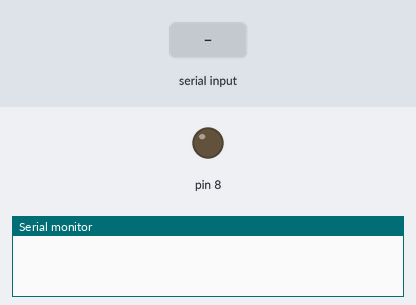
Simulated run of this sketch. Board: Arduino Uno, built with avr-gcc and run on an emulated ATmega328P. Shown: output pins drawn as LEDs (lit = HIGH), the last lines printed to the serial monitor. Dashed ring = blinking. The inputs (shaded band) are chosen by the test bench.

Above: at 1.2 s.
1.3 s: "90,45\n" received over Serial
At 1.4 s:
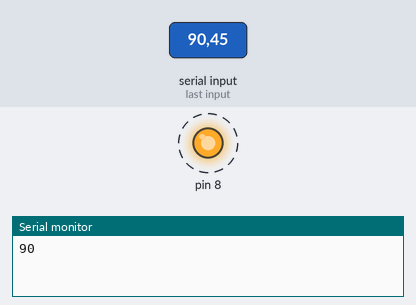
Timing chart, 0 to 10.3 s (numbered marks = the images above; inputs shaded):
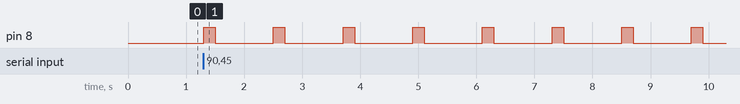

The sketch:

2_lab5_Data_Transmission.ino
```cpp
// 202037071 정지우

void setup() {
  // put your setup code here, to run once:
  Serial.begin(9600);
  pinMode(8, OUTPUT);
}

void loop() {
  // put your main code here, to run repeatedly:
  if (Serial.available() > 0){
    int times = Serial.parseInt();

    Serial.println(times);

    for (int i = 0; i < times; i++){
      digitalWrite(8, HIGH);
      delay(200);
      digitalWrite(8, LOW);
      delay(1000);
    }
  }
}
```

Measured:
- after the input at 1.3 s, pin 8: alternates HIGH for 0.20 s and LOW for 1.0 s, starting at once
